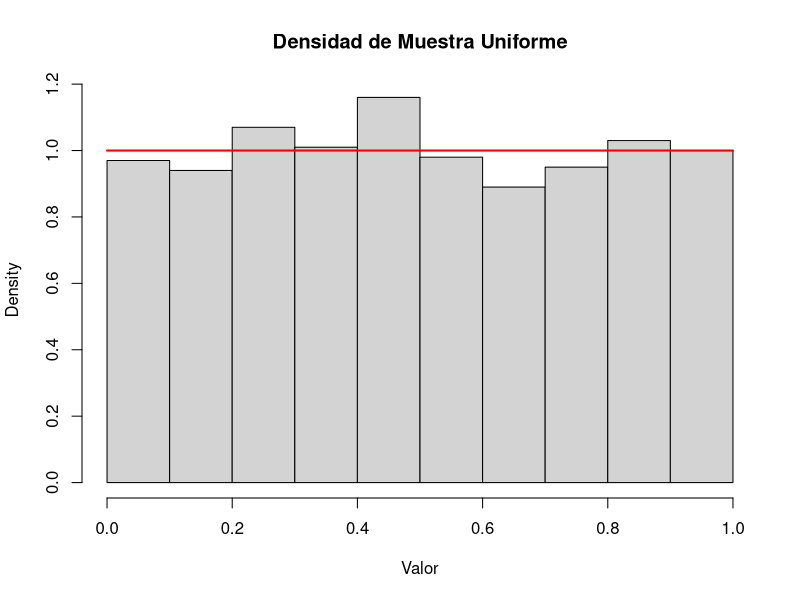
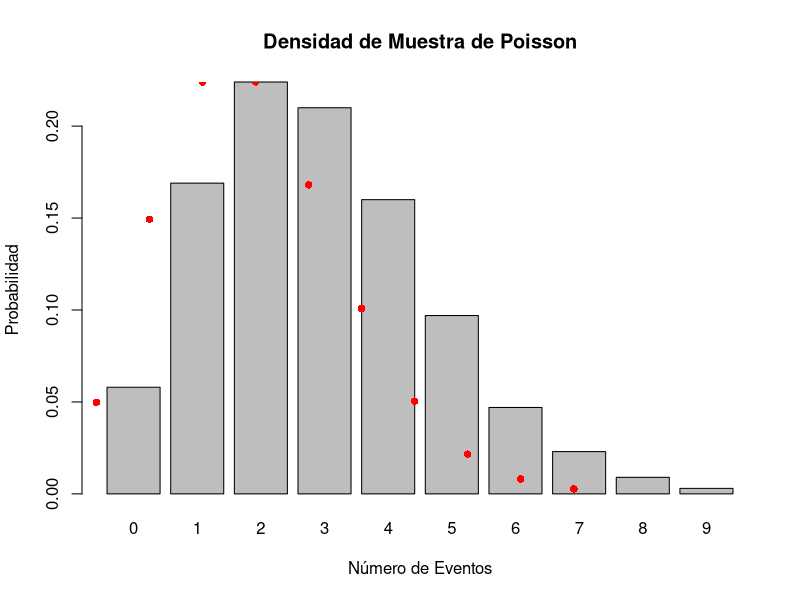
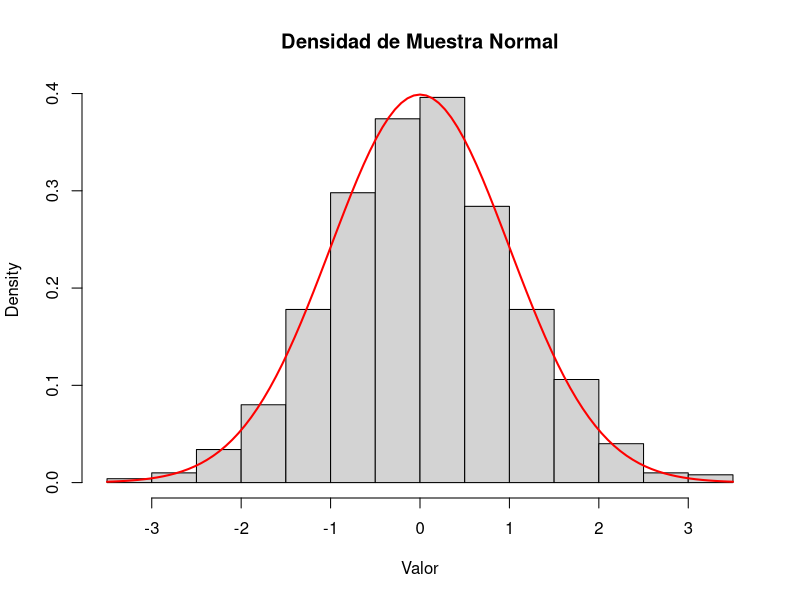
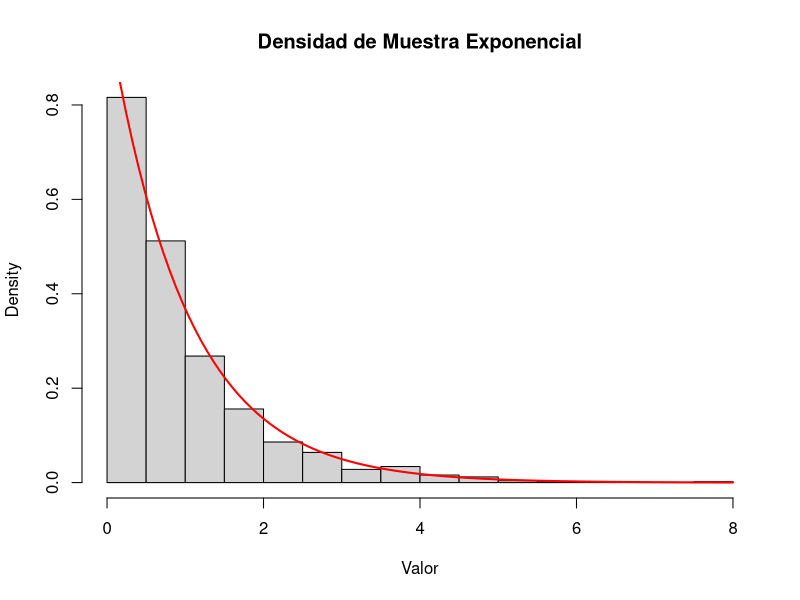
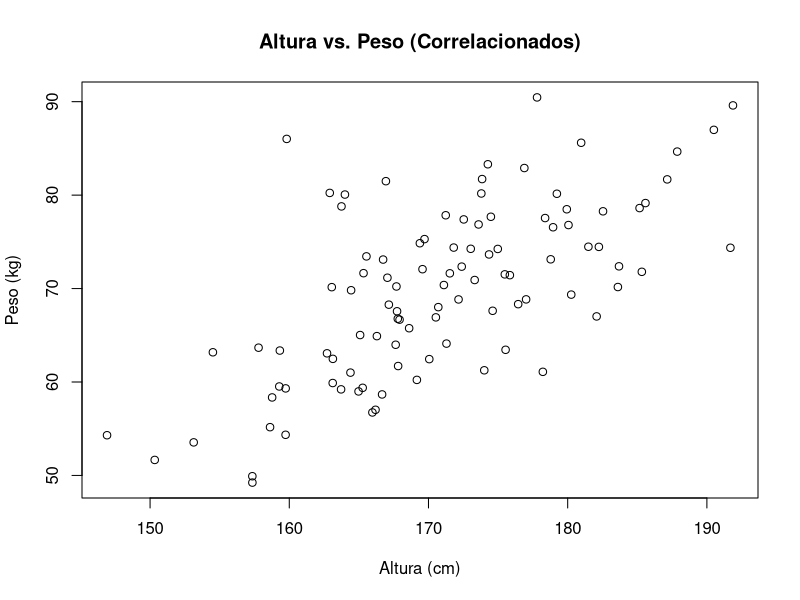
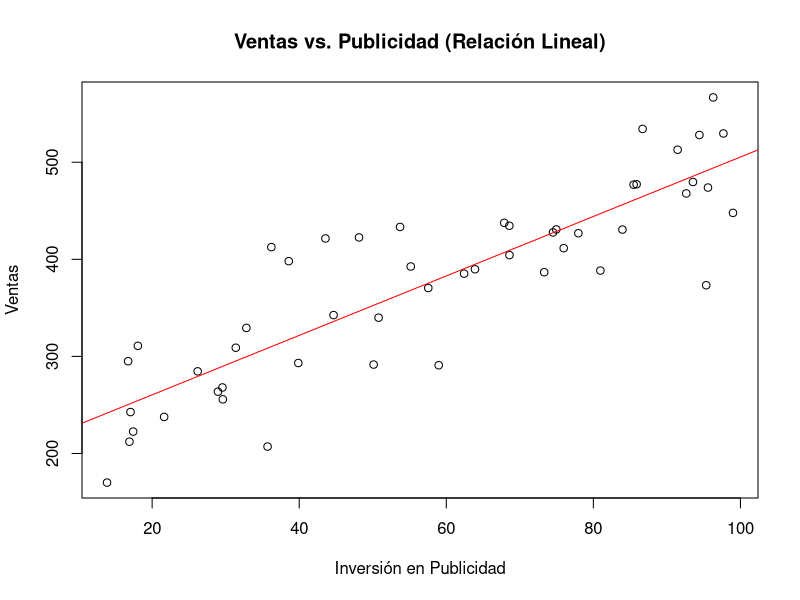
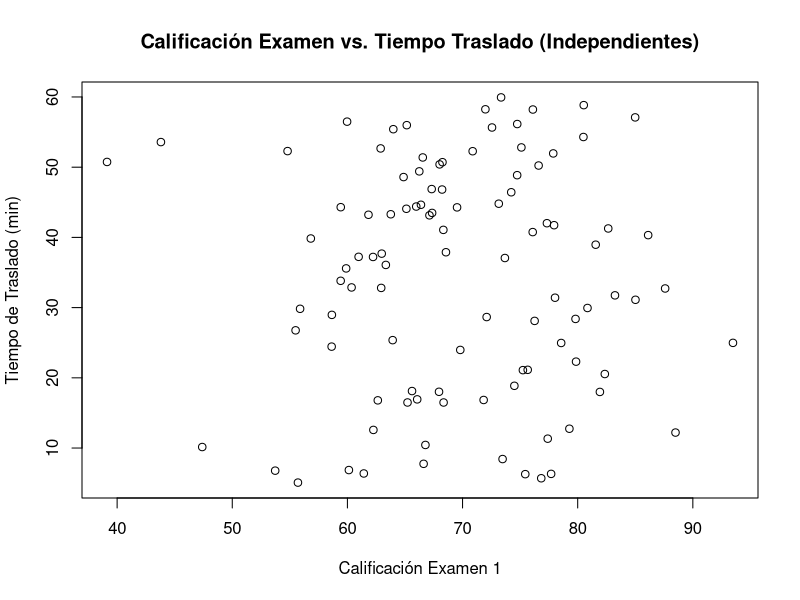
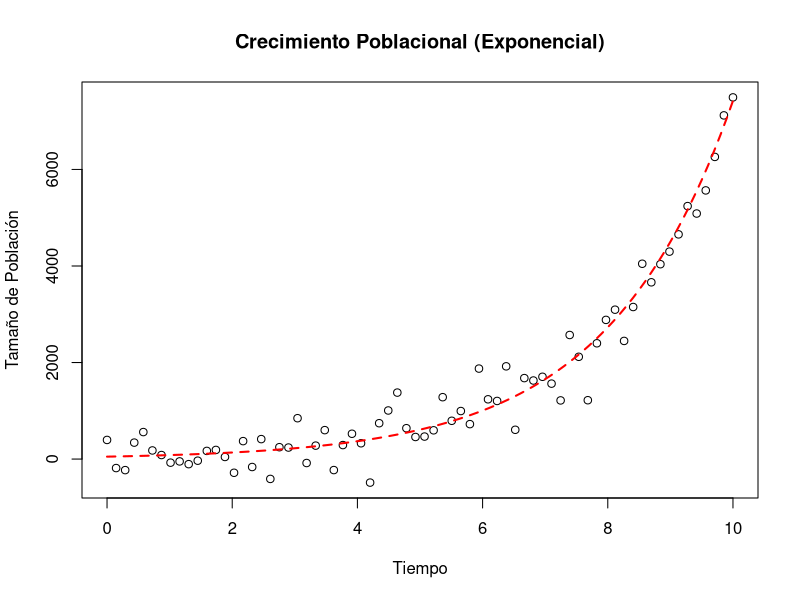

Write R code to recreate these figures, in order. (Note: this script raises an error after producing the figures.)
## ---- chunk 1
# Generar 5 números uniformes entre 0 y 1
runif(5)

# Generar 10 números uniformes entre 10 y 20
runif(10, min = 10, max = 20)

# Visualizar la densidad de una muestra uniforme
hist(runif(1000, min = 0, max = 1), freq = FALSE,
     main = "Densidad de Muestra Uniforme", xlab = "Valor")
curve(dunif(x, min = 0, max = 1), add = TRUE, col = "red", lwd = 2)

## ---- chunk 2
# Simular el número de llamadas recibidas en una hora, si el promedio es 5 llamadas/hora
rpois(n = 1, lambda = 5)

# Simular el número de defectos por metro de tela, si el promedio es 0.2 defectos/metro
rpois(n = 10, lambda = 0.2)

# Visualizar la densidad de una muestra de Poisson
sim_poisson <- rpois(n = 1000, lambda = 3)
barplot(table(sim_poisson) / length(sim_poisson),
        main = "Densidad de Muestra de Poisson", xlab = "Número de Eventos", ylab = "Probabilidad")
points(x = 0:max(sim_poisson), y = dpois(0:max(sim_poisson), lambda = 3), col = "red", pch = 16)

## ---- chunk 3
# Simular la altura de 10 personas, con media 170 cm y desviación estándar 5 cm
rnorm(n = 10, mean = 170, sd = 5)

# Generar 1000 valores de una distribución normal estándar y visualizar su densidad
hist(rnorm(1000, mean = 0, sd = 1), freq = FALSE,
     main = "Densidad de Muestra Normal", xlab = "Valor")
curve(dnorm(x, mean = 0, sd = 1), add = TRUE, col = "red", lwd = 2)

## ---- chunk 4
# Simular el tiempo de espera hasta la siguiente llegada de un cliente, si la tasa es 0.5 llegadas/minuto
rexp(n = 1, rate = 0.5)

# Generar 20 tiempos de falla de un componente con una tasa de 0.1 fallas/hora
rexp(n = 20, rate = 0.1)

# Visualizar la densidad de una muestra exponencial
hist(rexp(1000, rate = 1), freq = FALSE,
     main = "Densidad de Muestra Exponencial", xlab = "Valor")
curve(dexp(x, rate = 1), add = TRUE, col = "red", lwd = 2)

## ---- chunk 5
# Sin set.seed(), cada ejecución dará números diferentes
rnorm(3)
rnorm(3)

# Con set.seed(), siempre obtendrás los mismos números
set.seed(42)
rnorm(3) # La primera ejecución con esta semilla
set.seed(42)
rnorm(3) # La segunda ejecución con la misma semilla da los mismos resultados
## ---- chunk 6
set.seed(123) # Para reproducibilidad
n <- 100     # Cantidad de puntos
rho <- 0.7   # Correlación deseada

# Generar variables normales independientes
z1 <- rnorm(n)
z2 <- rnorm(n)

# Transformar para crear correlación (ej. altura y peso)
altura <- 170 + 10 * z1
peso <- 70 + 10 * (rho * z1 + sqrt(1 - rho^2) * z2)

# Ver datos y correlación
datos_simulados <- data.frame(Altura = altura, Peso = peso)
print(head(datos_simulados))
print(cor(datos_simulados$Altura, datos_simulados$Peso))

# Visualizar la relación
plot(datos_simulados$Altura, datos_simulados$Peso,
     main = "Altura vs. Peso (Correlacionados)",
     xlab = "Altura (cm)", ylab = "Peso (kg)")

## ---- chunk 7
set.seed(456) # Para reproducibilidad
n <- 50      # Cantidad de puntos

# Variable independiente (ej. publicidad)
publicidad <- runif(n, min = 10, max = 100)

# Variable dependiente (ej. ventas = 200 + 3*publicidad + ruido)
ventas <- 200 + 3 * publicidad + rnorm(n, mean = 0, sd = 50)

# Ver datos
datos_simulados_reg <- data.frame(Publicidad = publicidad, Ventas = ventas)
print(head(datos_simulados_reg))

# Visualizar la relación
plot(datos_simulados_reg$Publicidad, datos_simulados_reg$Ventas,
     main = "Ventas vs. Publicidad (Relación Lineal)",
     xlab = "Inversión en Publicidad", ylab = "Ventas")
abline(lm(Ventas ~ Publicidad, data = datos_simulados_reg), col = "red")

## ---- chunk 8
set.seed(789) # Para reproducibilidad
n <- 100     # Cantidad de puntos

# Variable 1 (ej. examen 1)
examen_1 <- rnorm(n, mean = 70, sd = 10)

# Variable 2 (ej. tiempo de traslado)
tiempo_traslado <- runif(n, min = 5, max = 60)

# Ver datos y correlación (cercana a cero)
datos_independientes <- data.frame(Examen1 = examen_1, TiempoTraslado = tiempo_traslado)
print(head(datos_independientes))
print(cor(datos_independientes$Examen1, datos_independientes$TiempoTraslado))

# Visualizar la ausencia de relación
plot(datos_independientes$Examen1, datos_independientes$TiempoTraslado,
     main = "Calificación Examen vs. Tiempo Traslado (Independientes)",
     xlab = "Calificación Examen 1", ylab = "Tiempo de Traslado (min)")

## ---- chunk 9
set.seed(1011) # Para reproducibilidad
n <- 70      # Cantidad de puntos

# Variable independiente (ej. tiempo)
tiempo <- seq(0, 10, length.out = n)

# Variable dependiente: crecimiento exponencial con ruido
poblacion <- 50 * exp(0.5 * tiempo) + rnorm(n, mean = 0, sd = 400)

# Ver datos
datos_exponenciales <- data.frame(Tiempo = tiempo, Poblacion = poblacion)
print(head(datos_exponenciales))

# Visualizar la relación exponencial
plot(datos_exponenciales$Tiempo, datos_exponenciales$Poblacion,
     main = "Crecimiento Poblacional (Exponencial)",
     xlab = "Tiempo", ylab = "Tamaño de Población")
curve(50 * exp(0.5 * x), add = TRUE, col = "red", lwd = 2, lty = 2) # Curva teórica

## ---- chunk 10
set.seed(101) # Para reproducibilidad

# Definir los posibles estados del clima
estados <- c("Soleado", "Lluvioso")

# Matriz de probabilidades de transición
# P(Soleado -> Soleado) = 0.8, P(Soleado -> Lluvioso) = 0.2
# P(Lluvioso -> Soleado) = 0.3, P(Lluvioso -> Lluvioso) = 0.7
matriz_transicion <- matrix(c(0.8, 0.2,  # Desde "Soleado"
                              0.3, 0.7), # Desde "Lluvioso"
                            nrow = 2, byrow = TRUE,
                            dimnames = list(estados, estados))

n_dias <- 30 # Simular 30 días
estado_actual <- "Soleado" # Empezamos con un día soleado
secuencia_clima <- character(n_dias)
secuencia_clima[1] <- estado_actual

# Simular la cadena de Markov día a día
for (i in 2:n_dias) {
  # Obtener las probabilidades de transición desde el estado actual
  prob_siguientes <- matriz_transicion[estado_actual, ]
  
  # Muestrear el siguiente estado basado en esas probabilidades
  estado_actual <- sample(estados, size = 1, prob = prob_siguientes)
  secuencia_clima[i] <- estado_actual
}

print("Secuencia de Clima Simulada:")
print(secuencia_clima)

# Frecuencia de estados en la simulación
print("Frecuencia de estados:")
print(table(secuencia_clima))

## ---- chunk 11
set.seed(202) # Para reproducibilidad

# Definir las secciones de la tienda
secciones <- c("Entrada", "Ropa", "Comida", "Salida")

# Matriz de probabilidades de transición
# Ejemplo:
# De Entrada: 50% Ropa, 30% Comida, 20% Salida
# De Ropa: 10% Entrada, 40% Ropa, 30% Comida, 20% Salida
# De Comida: 0% Entrada, 20% Ropa, 50% Comida, 30% Salida
# De Salida: 100% Salida (estado absorbente)
matriz_tienda <- matrix(c(0.0, 0.5, 0.3, 0.2, # Desde Entrada
                          0.1, 0.4, 0.3, 0.2, # Desde Ropa
                          0.0, 0.2, 0.5, 0.3, # Desde Comida
                          0.0, 0.0, 0.0, 1.0), # Desde Salida
                        nrow = 4, byrow = TRUE,
                        dimnames = list(secciones, secciones))

n_pasos_max <- 15 # Simular hasta 15 movimientos
trayectoria_cliente <- character(n_pasos_max)
estado_actual <- "Entrada" # El cliente siempre empieza en la Entrada
trayectoria_cliente[1] <- estado_actual

# Simular la trayectoria
for (i in 2:n_pasos_max) {
  if (estado_actual == "Salida") { # Si ya salió, se queda en "Salida"
    trayectoria_cliente[i] <- "Salida"
    next
  }
  
  prob_siguientes <- matriz_tienda[estado_actual, ]
  estado_actual <- sample(secciones, size = 1, prob = prob_siguientes)
  trayectoria_cliente[i] <- estado_actual
}

print("Trayectoria del Cliente Simulada:")
print(trayectoria_cliente)

# Contar cuántas veces estuvo en cada sección
print("Visitas por sección:")
print(table(trayectoria_cliente))

## ---- chunk 12
# función de densidad bimodal
f_x <- function(x) {
  0.4 * dnorm(x, mean = 2, sd = 0.5) + 0.6 * dnorm(x, mean = 5, sd = 1)
}

#  la curva de densidad
curve(f_x(x), from = -1, to = 8,
      main = "Densidad Bimodal",
      xlab = "x", ylab = "f(x)",
      col = "blue", lwd = 2)

## ---- chunk 13
set.seed(1233) # Para reproducibilidad

# 1. Densidad objetivo (la que queremos muestrear: bimodal)
target_density <- function(x) {
  0.4 * dnorm(x, mean = 2, sd = 0.5) + 0.6 * dnorm(x, mean = 5, sd = 1)
}

# 2. Densidad propuesta (una normal simple que la "envuelve")
proposal_density <- function(x) {
  dnorm(x, mean = 3.5, sd = 2)
}

# 3. Encontrar M (constante para escalar la propuesta)
x_range <- seq(-2, 8, length.out = 1000)
M <- max(target_density(x_range) / proposal_density(x_range))
cat("Valor de M:", M, "\n") # M debe ser > 1

# 4. Generar muestras por Aceptación-Rechazo
n_muestras_deseadas <- 5000
muestras_aceptadas <- numeric(n_muestras_deseadas)
conteo_aceptadas <- 0
conteo_propuestas <- 0

while (conteo_aceptadas < n_muestras_deseadas) {
  propuesta_x <- rnorm(1, mean = 3.5, sd = 2) # Generar de la propuesta
  u <- runif(1) # Valor para decisión

  # Aceptar si la propuesta está "debajo" de la densidad objetivo ajustada
  if (proposal_density(propuesta_x) > 0 && u < (target_density(propuesta_x) / (M * proposal_density(propuesta_x)))) {
    conteo_aceptadas <- conteo_aceptadas + 1
    muestras_aceptadas[conteo_aceptadas] <- propuesta_x
  }
  conteo_propuestas <- conteo_propuestas + 1 # Contar todas las propuestas
}

cat("Propuestas generadas:", conteo_propuestas, "\n")
cat("Eficiencia:", n_muestras_deseadas / conteo_propuestas, "\n")

# 5. Visualizar resultados
hist(muestras_aceptadas, breaks = 50, freq = FALSE,
     main = "Muestras Bimodales por Aceptación-Rechazo",
     xlab = "Valor de X", ylab = "Densidad", col = "lightblue",
     ylim = c(0,0.43))

# Añadir curvas para comparación
curve(target_density(x), add = TRUE, col = "red", lwd = 2) # Objetivo
curve(M * proposal_density(x), add = TRUE, col = "darkgreen", lty = 2, lwd = 2) # Propuesta escalada

legend("topright", legend = c("Densidad Objetivo", "Densidad Estimada"),
       col = c("red", "darkgreen"), lty = c(1, 2), lwd = 2)

## ---- chunk 14
# Cargar paquete
library(boot)

# 1. Muestra original de ejemplo
set.seed(123)
original_sample <- rnorm(n = 50, mean = 50, sd = 10) # 30 tiempos de respuesta

# Media de la muestra original
observada_media <- mean(original_sample)


# 2. Función del estadístico (la media)
calcular_media <- function(data, indices) {
  return(mean(data[indices]))
}

# 3. Realizar Bootstrapping (10,000 réplicas)
set.seed(456)
boot_results <- boot(data = original_sample, statistic = calcular_media, R = 10000)

# 4. Estudiar la Distribución del Promedio e Inferencias
# Visualizar distribución de medias bootstrap
hist(boot_results$t, breaks = 50, main = "Distribución de Medias Bootstrap",
     xlab = "Medias Bootstrap", col = "lightgreen", border = "white")
abline(v = observada_media, col = "red", lty = 2, lwd = 2) # Media original

## ---- chunk 15

# Estimar Error Estándar de la Media
estimated_se <- sd(boot_results$t)
cat("Error Estándar (Bootstrapping):", estimated_se, "\n")

# Calcular Intervalos de Confianza (percentil y BCa)
boot_ci_perc <- boot.ci(boot_results, type = "perc")
boot_ci_bca <- boot.ci(boot_results, type = "bca")

cat("\nIC 95% (Percentil):\n")
print(boot_ci_perc)
cat("\nIC 95% (BCa):\n")
print(boot_ci_bca)



## ---- chunk 16
# Cargar paquetes
suppressPackageStartupMessages({library(pROC) ; library(boot)})

# Datos de ejemplo 'aSAH' (predicción de enfermedad)
data(aSAH)

# Ajustar modelo logístico simple
modelo_logistico <- glm(outcome ~ s100b, data = aSAH, family = binomial)
aSAH$prob_predicha <- predict(modelo_logistico, type = "response")

# Función para calcular AUC (para bootstrapping)
calcular_auc <- function(data, indices) {
  d <- data[indices, ]
  if (length(unique(d$outcome)) < 2) return(NA) # Evitar errores si falta una clase
  roc_obj <- roc(response = d$outcome, predictor = d$prob_predicha, quiet = TRUE)
  return(auc(roc_obj))
}

# Realizar bootstrapping (2000 remuestreos)
set.seed(123) 
boot_results <- boot(data = aSAH, statistic = calcular_auc, R = 10000)
# Considerando lamisma predicción
# Mostrar resultados e intervalo de confianza BCa
print(boot_results)
boot_ci <- boot.ci(boot_results, type = "bca")
print(boot_ci)
## ---- chunk 17
# Cargar paquetes
suppressPackageStartupMessages({library(glmnet) ; library(caret) })

# Datos de ejemplo 'diabetes' (predicción de enfermedad)
data(diabetes, package = "lars")
X <- as.matrix(diabetes$x)
Y <- diabetes$y # Target

# Configuración para validación cruzada (10-fold CV)
ctrl <- trainControl(method = "cv", number = 10)

# Entrenar modelo Lasso con CV para encontrar el mejor lambda
set.seed(456) # Para reproducibilidad
lasso_model_cv <- train(x = X, y = Y,
                        method = "glmnet",
                        trControl = ctrl,
                        tuneGrid = expand.grid(alpha = 1, # Regresión tipo Lasso
                                               lambda = seq(0.01, 1, length = 100)))

# Mostrar resultados y mejor lambda/RMSE
print(lasso_model_cv)

## ---- chunk 18
cat("\nMejor lambda por CV:", lasso_model_cv$bestTune$lambda, "\n")
## ---- chunk 19
# Parámetros de simulación
n_sims <- 10000
tamano_muestra <- 5000  # n
alfa <- 0.05 # 5%         

# Parámetros de la distribución log-normal (H0: media = 100)
sdlog_val <- 0.8
meanlog_val <- log(100) - (sdlog_val^2 / 2)

# Simulación Monte Carlo
p_valores <- numeric(n_sims)
set.seed(789) 

for (i in 1:n_sims) {
  # Generar datos log-normales bajo H0
  datos_simulados <- rlnorm(n = tamano_muestra, meanlog = meanlog_val, sdlog = sdlog_val)
  
  # Realizar prueba t y guardar p-valor
  t_test_result <- t.test(datos_simulados, mu = 100)
  p_valores[i] <- t_test_result$p.value
}

# Calcular Tasa de Error Tipo I empírica
tasa_error_tipo_I <- sum(p_valores < alfa) / n_sims

cat("\nAlfa nominal:", alfa, "\n")
cat("Tasa de Error Tipo I empírica:", tasa_error_tipo_I, "\n", "Tamaño muestra,", tamano_muestra)
## ---- chunk 20
# Cargar paquete
library(mice)

# Usar datos de ejemplo 'nhanes' con NA
data(nhanes)
View(nhanes)

## ---- chunk 21
md.pattern(nhanes) # Patrón de faltantes
## ---- chunk 22
# Realizar imputación múltiple (5 datasets)
set.seed(42) 
imputed_data <- mice(nhanes, m = 5, method = "pmm", printFlag = FALSE)

# Ajustar modelo lineal en cada dataset imputado
model_fits <- with(imputed_data, lm(chl ~ bmi + hyp))

# Combinar los resultados de los modelos
pooled_results <- pool(model_fits)

# 4. Mostrar resumen combinado
print(summary(pooled_results))

## ---- chunk 23
View(imputed_data)
## ---- chunk 24
# Parámetros
true_lambda <- 0.5 # Tasa real
sample_sizes <- c(10, 50, 100, 500, 1000, 5000) # Tamaños de muestra
n_runs_per_size <- 500 # Repeticiones

estimates_list <- vector("list", length(sample_sizes))
set.seed(123) # Para reproducibilidad

# Simular y estimar
for (s_idx in seq_along(sample_sizes)) {
  n <- sample_sizes[s_idx]
  current_estimates <- numeric(n_runs_per_size)
  for (i in 1:n_runs_per_size) {
    data_exp <- rexp(n, rate = true_lambda)
    current_estimates[i] <- 1 / mean(data_exp) # MLE lambda
  }
  estimates_list[[s_idx]] <- current_estimates
}

# Visualizar convergencia
par(mfrow = c(2, 3))
for (s_idx in seq_along(sample_sizes)) {
  n <- sample_sizes[s_idx]
  hist(estimates_list[[s_idx]], breaks = 30, freq = FALSE,
       main = paste("n =", n), xlab = "Estimación de Tasa", xlim = c(0, 2 * true_lambda))
  abline(v = true_lambda, col = "red", lty = 2, lwd = 2) # Tasa verdadera
}
par(mfrow = c(1, 1))

# Medias de las estimaciones
cat("Medias de estimaciones por tamaño de muestra:\n")
print(sapply(estimates_list, mean))
cat("Tasa verdadera:", true_lambda, "\n")
## ---- chunk 25
# Parámetros
true_mu <- 10 # Media verdadera
true_sigma <- 5 # Desviación estándar verdadera
sample_size <- 20 # Tamaño de muestra
confidence_level <- 0.95 # Nivel de confianza
n_sims <- 10000 # Simulaciones

contains_true_mu <- logical(n_sims)
set.seed(456) # Para reproducibilidad

# Simular y calcular ICs
for (i in 1:n_sims) {
  sample_data <- rnorm(n = sample_size, mean = true_mu, sd = true_sigma)
  t_test_result <- t.test(sample_data, conf.level = confidence_level)
  
  # Verificar si IC contiene la media verdadera
  contains_true_mu[i] <- (true_mu >= t_test_result$conf.int[1] && true_mu <= t_test_result$conf.int[2])
}

# Tasa de cobertura empírica
coverage_rate <- sum(contains_true_mu) / n_sims

cat("Nivel de confianza nominal:", confidence_level, "\n")
cat("Tasa de cobertura empírica:", coverage_rate, "\n")
## ---- chunk 26
# Parámetros
n_obs <- 50 # Casas
n_sims <- 1000 # Simulaciones
beta0_true <- 5 # Intercepto real
beta1_true <- 2 # Coef. real X1
beta2_true <- -1 # Coef. real X2
sigma_error <- 1 # Ruido

correlation_x1_x2 <- 0.9 # Colinealidad

beta1_estimates <- numeric(n_sims)
beta2_estimates <- numeric(n_sims)
set.seed(789) # Para reproducibilidad

# Simular y ajustar modelos
for (i in 1:n_sims) {
  X1 <- rnorm(n_obs)
  Z <- rnorm(n_obs)
  X2 <- correlation_x1_x2 * X1 + sqrt(1 - correlation_x1_x2^2) * Z # X2 correlacionado
  
  Y <- beta0_true + beta1_true * X1 + beta2_true * X2 + rnorm(n_obs, sd = sigma_error) # Precio
  model <- lm(Y ~ X1 + X2)
  
  beta1_estimates[i] <- coef(model)["X1"]
  beta2_estimates[i] <- coef(model)["X2"]
}

# Visualizar variabilidad
par(mfrow = c(1, 2))
hist(beta1_estimates, breaks = 30, main = "Estimaciones Beta1", xlab = "Coef. Tamaño", col = "lightblue")
abline(v = beta1_true, col = "red", lty = 2, lwd = 2)

hist(beta2_estimates, breaks = 30, main = "Estimaciones Beta2", xlab = "Coef. Habitaciones", col = "lightgreen")
abline(v = beta2_true, col = "red", lty = 2, lwd = 2)
par(mfrow = c(1, 1))

cat("SD Beta1:", sd(beta1_estimates), "\n")
cat("SD Beta2:", sd(beta2_estimates), "\n")
## ---- chunk 27
# Parámetros base
n_points <- 20 # Parcelas
true_beta0 <- 5
true_beta1 <- 2
error_sd <- 1

# Generar datos "limpios"
set.seed(987) # Reproducibilidad
X <- runif(n_points, min = 0, max = 10) # Fertilizante
Y <- true_beta0 + true_beta1 * X + rnorm(n_points, sd = error_sd) # Rendimiento

# Crear outlier influyente (error de medición)
outlier_X <- 15
outlier_Y <- 0

# 1. Ajustar modelo sin outlier
data_clean <- data.frame(X, Y)
model_clean <- lm(Y ~ X, data = data_clean)

# 2. Ajustar modelo con outlier
X_outlier <- c(X, outlier_X)
Y_outlier <- c(Y, outlier_Y)
data_with_outlier <- data.frame(X = X_outlier, Y = Y_outlier)
model_with_outlier <- lm(Y ~ X, data = data_with_outlier)

# 3. Visualizar impacto
plot(X, Y, main = "Impacto de Outlier en Modelo Agrícola",
     xlab = "Fertilizante", ylab = "Rendimiento",
     col = "blue", pch = 16, xlim = c(0, 16), ylim = c(0, 40))
points(outlier_X, outlier_Y, col = "red", pch = 17, cex = 2) # Outlier
text(outlier_X, outlier_Y + 2, "Outlier", col = "red", pos = 3)

abline(model_clean, col = "blue", lty = 2, lwd = 2) # Línea sin outlier
abline(model_with_outlier, col = "red", lty = 1, lwd = 2) # Línea con outlier

legend("topleft", legend = c("Datos originales", "Outlier", "Modelo sin Outlier", "Modelo con Outlier"),
       col = c("blue", "red", "blue", "red"),
       pch = c(16, 17, NA, NA), lty = c(NA, NA, 2, 1), lwd = 2)

cat("Coeficientes SIN outlier:\n")
print(coef(model_clean))
cat("\nCoeficientes CON outlier:\n")
print(coef(model_with_outlier))
